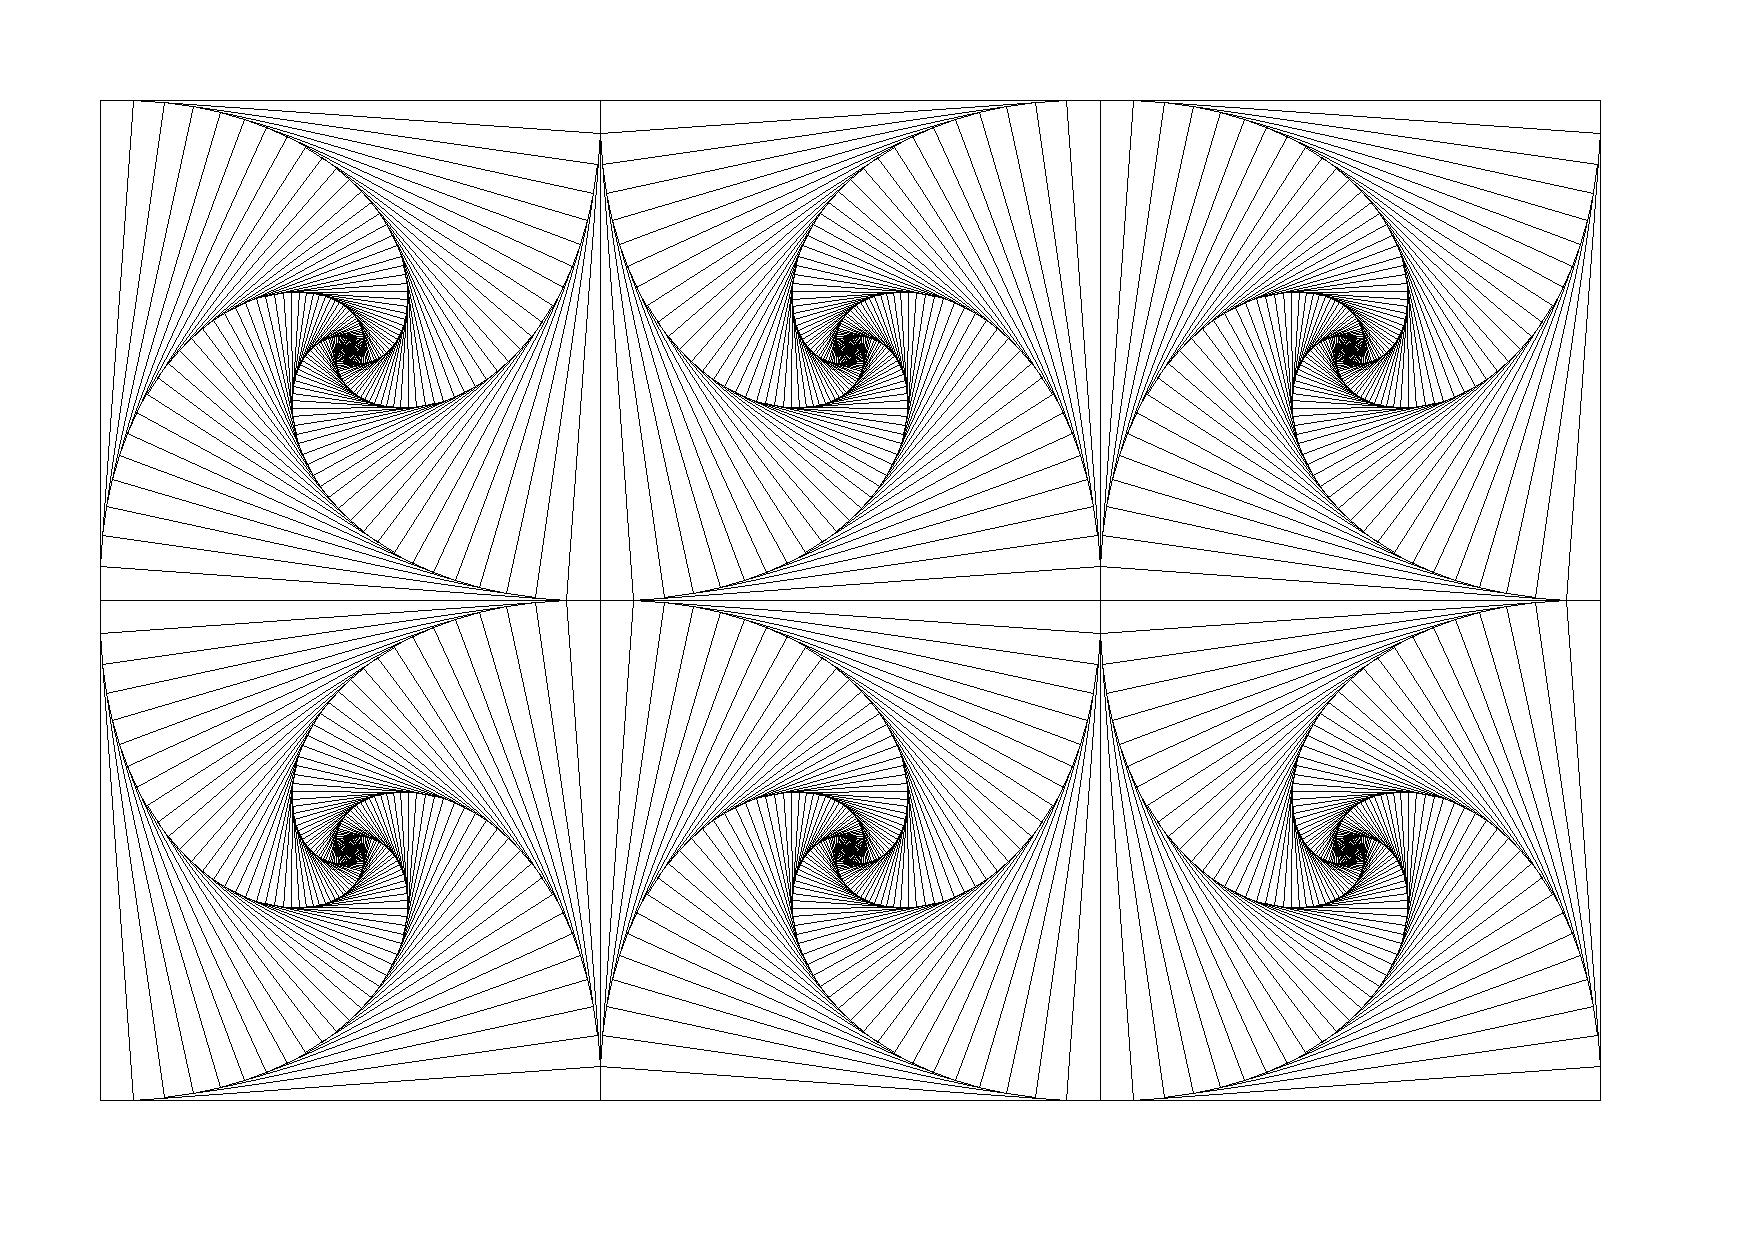

Python code for this plot:
""" Voir Points de Brocard """

import math
from PIL import Image, ImageDraw


WIDTH, HEIGHT = 1748, 1240

poursuite = Image.new('RGB', (WIDTH, HEIGHT), (255, 255, 255))
draw = ImageDraw.Draw(poursuite)

def avance(p, q, v):
    dist = math.dist(p, q)
    if dist == 0:
        coeff = 1
    else:
        coeff = v / dist
    return [p[0] + coeff * (q[0]-p[0]), p[1] + coeff * (q[1]-p[1])]

def trace(my_poly):
    for ni in range(NB_POLY):
        draw.line((my_poly[ni], my_poly[(ni+1) % NB_POLY]), fill=(0, 0, 0), width=1)


for nx in range(3):
    for ny in range(2):
        A = [100+500*nx, 100+500*ny]
        B = [100+500*nx, 600+500*ny]
        C = [600+500*nx, 600+500*ny]
        D = [600+500*nx, 100+500*ny]
        poly = [A, B, C, D]
        if (nx+ny) % 2 == 0:
            poly.reverse()
        NB_POLY = len(poly)

        for nk in range(200):
            trace(poly)
            p0 = poly[0]
            for i in range(NB_POLY - 1):
                poly[i] = avance(poly[i], poly[i+1], math.dist(poly[i], poly[i+1])/15)
            poly[NB_POLY - 1] = avance(poly[NB_POLY - 1], p0, math.dist(poly[NB_POLY - 1], p0)/15)

poursuite.show()

poursuite.save("poursuite.png")
